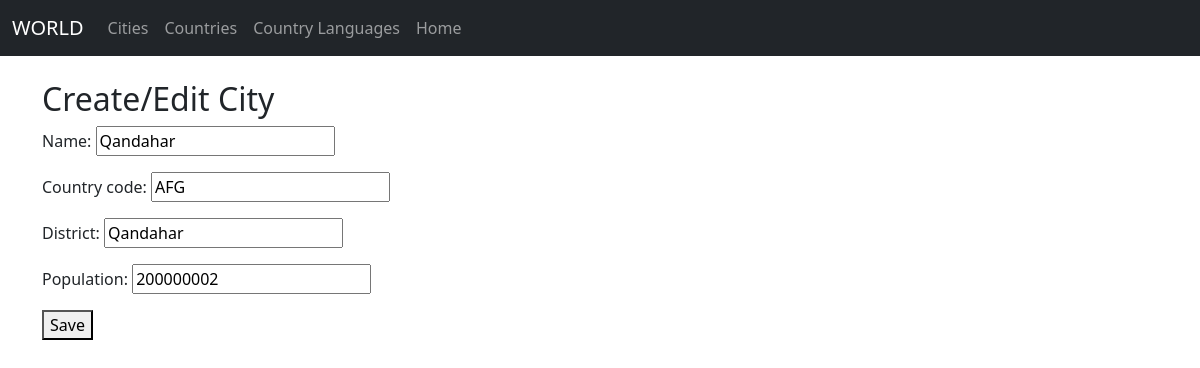
Screenshot of /country-languages/cities/2/edit/ with the database file from the repository.
### myapp/models.py (models this page shows, shortened)
class BaseModel(models.Model):
    created_at = models.DateTimeField(default=timezone.now)
    updated_at = models.DateTimeField(auto_now=True)
    class Meta:
        abstract = True
        app_label = 'myapp'

class City(BaseModel):
    name = models.CharField(max_length=100)
    country_code = models.CharField(max_length=3)
    district = models.CharField(max_length=100)
    population = models.IntegerField()

### myapp/views.py (the view)
# urls.py: path('cities/<int:pk>/edit/', city_update, name='city_update'),
def city_update(request, pk):
    city = get_object_or_404(City, pk=pk)
    if request.method == 'POST':
        form = CityForm(request.POST, instance=city)
        if form.is_valid():
            city = form.save()
            return redirect('city_detail', pk=city.pk)
    else:
        form = CityForm(instance=city)
    return render(request, 'myapp/city_form.html', {'form': form, 'city': city})

### myapp/forms.py
class CityForm(forms.ModelForm):
    class Meta:
        model = City
        fields = ['name', 'country_code', 'district', 'population']

### myapp/templates/myapp/city_form.html (shortened to what this page needs)
{% extends 'base.html' %}
{% block content %}
  <h2>Create/Edit City</h2>
  <form method="post" action="{% if city.pk %}{% url 'city_update' pk=city.pk %}{% else %}{% url 'city_create' %}{% endif %}">
    {{ form.as_p }}
    <button type="submit">Save</button>
  </form>
{% endblock %}

### rows the page displays
City: name "Qandahar", country_code "AFG", district "Qandahar", population "200000002"
